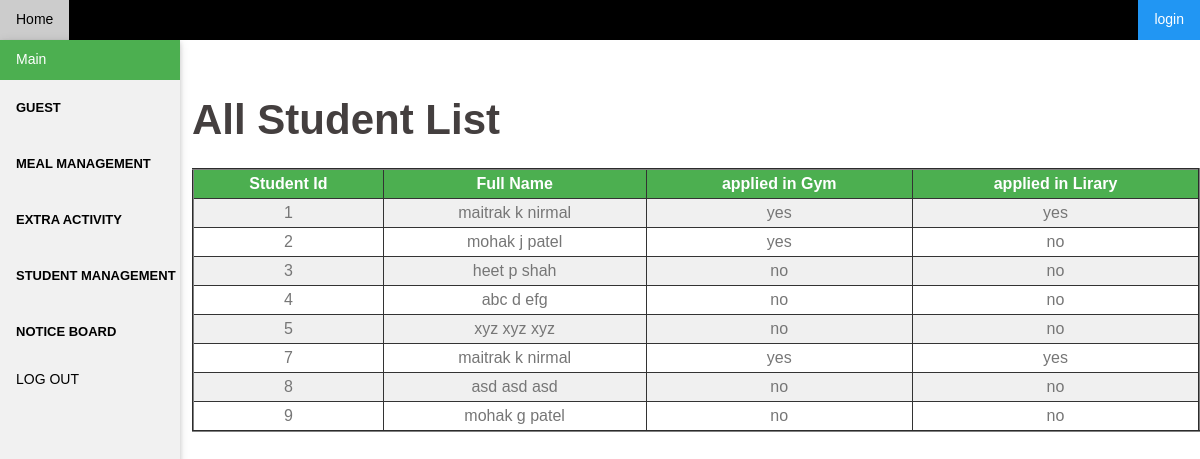
/view_extra_student.php, run on the app's committed database.
### tables this page shows
CREATE TABLE IF NOT EXISTS `student` (
  `StudentId` int(11) NOT NULL AUTO_INCREMENT,
  `RoomNO` int(11) NOT NULL,
  `Fname` varchar(50) NOT NULL,
  `Mname` varchar(50) NOT NULL,
  `Lname` varchar(50) NOT NULL,
  `ContactNo` int(11) NOT NULL,
  `Address` varchar(150) NOT NULL,
  `Email` varchar(50) NOT NULL,
  `UserName` varchar(50) NOT NULL,
  `Password` varchar(50) NOT NULL,
  `fee` int(11) NOT NULL,
  `Mark` int(4) NOT NULL,
  `dob` date DEFAULT NULL,
  `photo` varchar(90) NOT NULL,
  `photo_name` varchar(30) NOT NULL,
  `gym` int(11) NOT NULL,
  `library` int(11) NOT NULL,
  PRIMARY KEY (`StudentId`,`RoomNO`)
);

### view_extra_student.php (the view, shortened to what this page needs)
<html>
<body>
<head>
<link rel="stylesheet" href="w3.css">
</head>
<?php include('sidebar_student.php');
include "connection.php";?>
   <div style="margin-left:16%">
<br>
<br>
<h2> All Student List</h2>
<?php
$sql = "SELECT `StudentId`, `RoomNO`, `Fname`, `Mname`, `Lname`,`gym`, `library` FROM `student`";
if($result = mysqli_query($connection, $sql)){
    if(mysqli_num_rows($result) > 0){
        echo "<table border=2 align=left>";
            echo "<tr>";
                echo "<th>Student Id</th>";
                echo "<th>Full Name</th>";
                echo "<th>applied in Gym</th>";
				echo "<th>applied in Lirary</th>";
            echo "</tr>";
        while($row = mysqli_fetch_array($result)){
            echo "<tr>";
                echo "<td>" . $row['StudentId'] . "</td>";
                echo "<td>" . $row['Fname'] . " ",$row['Mname'] ." ",$row['Lname'] ."</td>";
				if($row['gym']==1)
				{
					$gym="yes";
				}
				else
				{
					$gym="no";
				}
				if($row['library']==1)
				{
					$lib="yes";
				}
				else
				{
					$lib="no";
				}
				echo "<td>" . $gym . "</td>";
				echo "<td>" . $lib . "</td>";
            echo "</tr>";
        }
        echo "</table>";
    } else{
        echo "No records matching your query were found.";
    }
} else{
    echo "ERROR: Could not able to execute $sql. " . mysqli_error($link);
}
?>
</div>
</body>
</html>
</body>
</html>

### w3.css (style rules this page uses)
*,*:before,*:after { box-sizing:inherit }
html { -ms-text-size-adjust:100%;-webkit-text-size-adjust:100% }
body { margin:0 }
html,body { font-family:Verdana,sans-serif;font-size:15px;line-height:1.5 }
html { overflow-x:hidden }
h2 { font-size:30px }
h1,h2,h3,h4,h5,h6 { font-family:"Segoe UI",Arial,sans-serif;font-weight:400;margin:10px 0 }

### sidebar_student.php (style rules this page uses)
table { border-collapse: collapse; width: 100%; }
th, td { text-align: left; padding: 8px; }
tr:nth-child(even) { background-color: #f0f0f0 }
th { background-color: #4CAF50; color: white; }
*, *:before, *:after { -webkit-box-sizing: border-box; -moz-box-sizing: border-box; box-sizing: border-box; }
body { font: 14px/1.7 "Source Sans Pro", sans-serif; background: #fff; color: #767676; }
h2 { font: 42px/1.1 "Raleway", sans-serif; }
h1, h2, h3, h4, h5, h6 { color: #443f3f; font-weight: 600; margin: 10px 0 24px; }
table { width: 100%; }
th,td { border: 1px solid #333; padding: 5px; text-align: center; }
body { font-family: Arial, Helvetica, sans-serif; }

### data on the page
student: StudentId "1", Fname "maitrak", Mname "k", Lname "nirmal", gym "yes", library "yes"
student: StudentId "2", Fname "mohak", Mname "j", Lname "patel", gym "yes", library "no"
student: StudentId "3", Fname "heet", Mname "p", Lname "shah", gym "no", library "no"
student: StudentId "4", Fname "abc", Mname "d", Lname "efg", gym "no", library "no"
student: StudentId "5", Fname "xyz", Mname "xyz", Lname "xyz", gym "no", library "no"
student: StudentId "7", Fname "maitrak", Mname "k", Lname "nirmal", gym "yes", library "yes"
student: StudentId "8", Fname "asd", Mname "asd", Lname "asd", gym "no", library "no"
student: StudentId "9", Fname "mohak", Mname "g", Lname "patel", gym "no", library "no"
